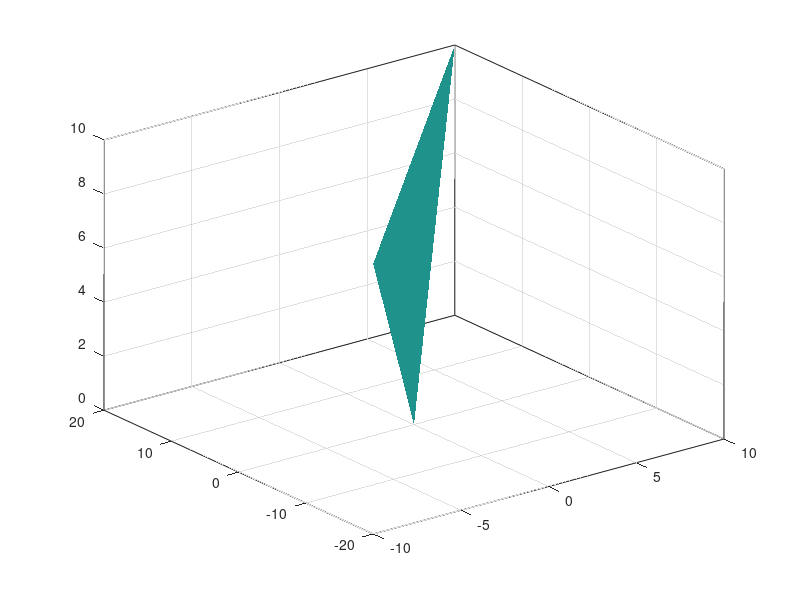

This chart was generated by the following MATLAB code: (Note: this script raises an error after producing the figure.)
pointA = [0,0,0];
pointB = [-10,-20,10];
pointC = [10,20,10];
points=[pointA' pointB' pointC']; % using the data given in the question
fill3(points(1,:),points(2,:),points(3,:),0.5,'LineStyle','none');
grid on
alpha(0.3) 